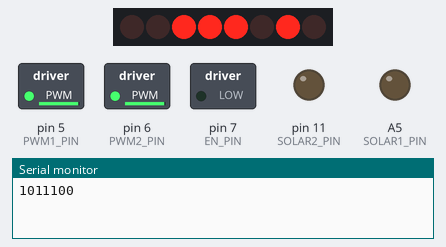
A program run on a simulated Arduino Uno, built with avr-gcc and run on an emulated ATmega328P. On the bench: 8 shift-register outputs drawn as a row of LEDs (first output left, lit = HIGH), switched loads named in the program (green lamp = pin HIGH), output pins drawn as LEDs (lit = HIGH), the last lines printed to the serial monitor. Wiring (inferred from the names in the program): shift register (74HC595): data pin 8; shift clock pin 2; latch pin 4. Wiring (inferred from the signals the program sends): row of LEDs: on Q0, Q1, Q2, Q3, Q4, Q5, Q6, Q7. Pins used as bus, display or sensor lines are not drawn.

Above: at 0.05 s.
At 0.95 s:
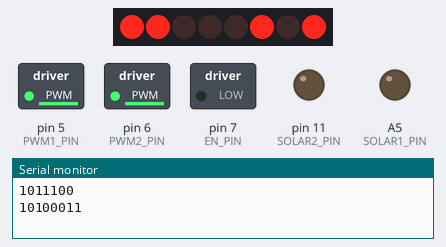
At 1.45 s:
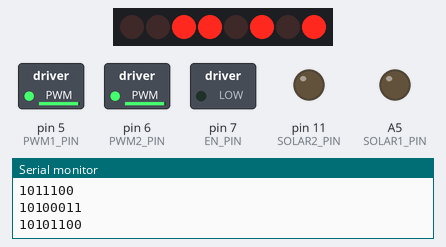
At 1.95 s:
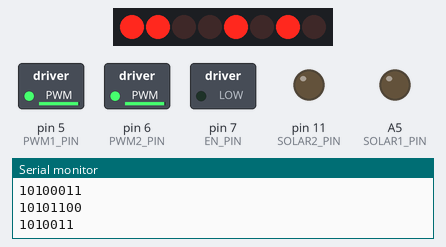
At 3.45 s:
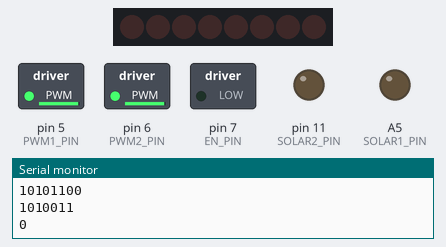
At 4.95 s:
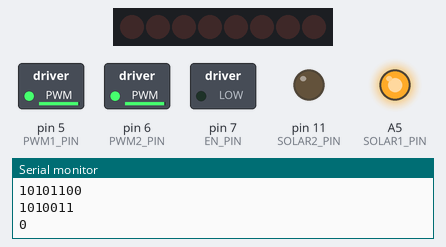
Timing chart, 0 to 5.8 s (numbered marks = the images above):
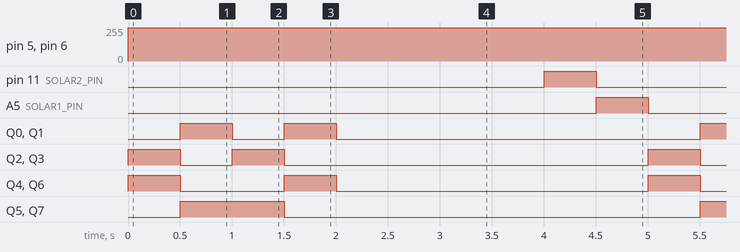

Measured:
- by itself, pin 5 (PWM1_PIN), pin 6 (PWM2_PIN): 0/255 → 250/255 at 0.00 s
- by itself, pin 11 (SOLAR2_PIN), A5 (SOLAR1_PIN): alternates HIGH for 0.50 s and LOW for 4.5 s
- by itself, Q0–3: repeats every 5.0 s: LOW 0.50 s, HIGH 0.50 s, LOW 3.5 s, HIGH 0.50 s
- by itself, Q4, Q6: repeats every 5.0 s: LOW 1.0 s, HIGH 0.50 s, LOW 3.0 s, HIGH 0.50 s
- by itself, Q5, Q7: alternates HIGH for 1.0 s and LOW for 4.0 s

The program:

main.cpp
```cpp
#include <Arduino.h>

// PWM control pin
#define PWM1_PIN            5                               // Left Motor Speed
#define PWM2_PIN            6                               // Right Motor Speed
// 74HCT595N Chip pins
#define SHCP_PIN            2                               // Clock Pin
#define EN_PIN              7                               // Output Enable
#define DATA_PIN            8                               // Serial data
#define STCP_PIN            4                               // Latch Pin

// Solar Motor Pins
#define SOLAR1_PIN          A5
#define SOLAR2_PIN          11

#define debug               1

const int delayTime = 500;

// Motors config
//
//  M1  M3
//  M2  M4
//
// const int m1Forward  = B01000000;
// const int m1Backward = B10000000;

// const int m2Forward  = B00010000;
// const int m2Backward = B00100000;

// const int m3Forward  = B00000100;
// const int m3Backward = B00000010;

// const int m4Forward  = B00001000;
// const int m4Backward = B00000001;

// Directions can be seen by adding the binary vaules together
const int Forward       = 92;                              // forward                  - All Motors forward
const int Backward      = 163;                              // backward                 - All Motors Backwards
const int Stop          = 0;                               // stop                     - All Motors Stopped
const int CClockwise    = 172;                             // Rotate Counter Clockwise - M1 & M2 Backwards + M3 && M4 Forwards
const int Clockwise     = 83;                              // Rotate Clockwise         - M1 & M2 Forwards + M3 & M4 Backwards


void Motor(int Dir, int SpeedRight , int SpeedLeft)
{
  if (debug == true) {
    Serial.println(Dir, BIN);  // Prints the Shift registers command as binary to the console
  }

  analogWrite(PWM1_PIN, SpeedRight);
  analogWrite(PWM2_PIN, SpeedLeft);
  digitalWrite(EN_PIN, LOW);
  digitalWrite(STCP_PIN, LOW);
  shiftOut(DATA_PIN, SHCP_PIN, MSBFIRST, Dir);
  digitalWrite(STCP_PIN, HIGH);
}

void setup()
{
    Serial.begin(9600);
    pinMode(SHCP_PIN, OUTPUT);
    pinMode(EN_PIN, OUTPUT);
    pinMode(DATA_PIN, OUTPUT);
    pinMode(STCP_PIN, OUTPUT);
    pinMode(PWM1_PIN, OUTPUT);
    pinMode(PWM2_PIN, OUTPUT);
    pinMode(SOLAR1_PIN, OUTPUT);
    pinMode(SOLAR2_PIN, OUTPUT);
}

void loop()
{
    /* Forward */
    Motor(Forward, 250,250);
    delay(delayTime);

    /* Backward */
    Motor(Backward, 250,250);
    delay(delayTime);

    /* Counter Clockwise */
    Motor(CClockwise, 250,250);
    delay(delayTime);

    /* Clockwise */
    Motor(Clockwise, 250,250);
    delay(delayTime);

    /* Stop */
    Motor(Stop, 250,250);
    delay(2000);

    /* Solar Front */
    digitalWrite(SOLAR1_PIN, 0);
    digitalWrite(SOLAR2_PIN, 1);
    delay(delayTime);
    digitalWrite(SOLAR1_PIN, 0);
    digitalWrite(SOLAR2_PIN, 0);

    /* Solar Back */
    digitalWrite(SOLAR1_PIN, 1);
    digitalWrite(SOLAR2_PIN, 0);
    delay(delayTime);
    digitalWrite(SOLAR1_PIN, 0);
    digitalWrite(SOLAR2_PIN, 0);
}
```
